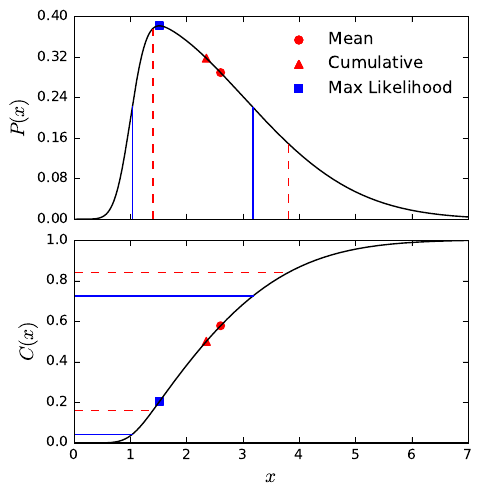

Recreate this plot in Python.
import numpy as np
import matplotlib, matplotlib.pyplot as plt


from scipy import linspace
from scipy import pi,sqrt,exp
from scipy.special import erf

from pylab import plot,show

def getBounds(xs,ys, desiredArea=0.6827):
    yscumsum = ys.cumsum() #interp1d(centers, dist)(xs)
    yscumsum /= yscumsum.max()
    indexes = np.arange(xs.size)
    
    startIndex = ys.argmax()
    maxVal = ys[startIndex]
    minVal = 0
    threshold = 0.001
    
    x1 = None
    x2 = None
    count = 0
    while x1 is None:
        mid = (maxVal + minVal) / 2.0
        count += 1                    
        good = 1
        try:
            if count > 100:
                raise Exception("no")
            i1 = np.where(ys[:startIndex] > mid)[0][0]
            i2 = startIndex + np.where(ys[startIndex:] < mid)[0][0]
        except:
            x1 = 0
            x2 = 0
            good = 0
            print("Parameter %s is not constrained" % param)
        area = yscumsum[i2] - yscumsum[i1]
        a = np.abs(area - desiredArea)
        #print(maxVal, minVal, area)
        if a < threshold:
            x1 = xs[i1]
            x2 = xs[i2]
        elif area < desiredArea:
            maxVal = mid
        elif area > desiredArea:
            minVal = mid
    return [x1, xs[startIndex], x2, i1, startIndex, i2, good]
    
    
    
    
def pdf(x):
    return 1/sqrt(2*pi) * exp(-x**2/2)

def cdf(x):
    return (1 + erf(x/sqrt(2))) / 2

def skew(x,e=0,w=1,a=0):
    t = (x-e) / w
    return 2 / w * pdf(t) * cdf(a*t)
    # You can of course use the scipy.stats.norm versions
    # return 2 * norm.pdf(t) * norm.cdf(a*t)


n = 2**10
e = 1.0 # location
w = 2.0 # scale
x = linspace(0,7,n) 
p = skew(x,e,w,9)
c = p.cumsum()
c /= c.max()

b0 = np.where(c > 0.15865)[0][0]
bm = np.where(c > 0.5)[0][0]
b1 = np.where(c > 0.84135)[0][0]
x0 = x[b0]
x1 = x[b1]


s=30

fig, ax = plt.subplots(figsize=(5,5), nrows=2, sharex=True)
ax[0].plot(x,p, color='k')
ax[1].plot(x,c, color='k')

ax[0].plot([x[b0], x[b0]], [0, p[b0]], color='r', ls='--')
ax[1].plot([0, x[b0]], [c[b0], c[b0]], color='r', ls='--')


ax[0].plot([x[b1], x[b1]], [0, p[b1]], color='r', ls='--')
ax[1].plot([0, x[b1]], [c[b1], c[b1]], color='r', ls='--')

midi = int(0.5 * (b0 + b1))
mid = x[midi]
ax[0].scatter([mid], [p[midi]], color='r', s=s, marker="o", label="Mean")
ax[1].scatter([mid], [c[midi]], color='r', s=s, marker="o")
ax[0].scatter([x[bm]], [p[bm]], color='r', s=s, marker="^", label="Cumulative")
ax[1].scatter([x[bm]], [c[bm]], color='r', s=s, marker="^")

bounds = getBounds(x,p)
ax[0].scatter([bounds[1]], [p[bounds[4]]], color='b', s=s, marker="s", label="Max Likelihood")
ax[1].scatter([bounds[1]], [c[bounds[4]]], color='b', s=s, marker="s")
ax[0].plot([bounds[0], bounds[0]], [0, p[bounds[3]]], color='b')
ax[0].plot([bounds[2], bounds[2]], [0, p[bounds[5]]], color='b')
ax[1].plot([0, bounds[0]], [c[bounds[3]], c[bounds[3]]], color='b', ls='-')
ax[1].plot([0, bounds[2]], [c[bounds[5]], c[bounds[5]]], color='b', ls='-')


ax[0].yaxis.set_major_locator(plt.MaxNLocator(5))
ax[1].set_xlabel("$x$", fontsize=14)
ax[0].set_ylabel("$P(x)$", fontsize=14)
ax[1].set_ylabel("$C(x)$", fontsize=14)

fig.tight_layout()

ax[0].set_xlim(0,7)
ax[1].set_xlim(0,7)
ax[1].set_ylim(0,1)
ax[0].set_ylim(0, 0.4)

ax[0].legend(frameon=False, scatterpoints = 1)
fig.savefig("stats.pdf", bbox_inches="tight")

